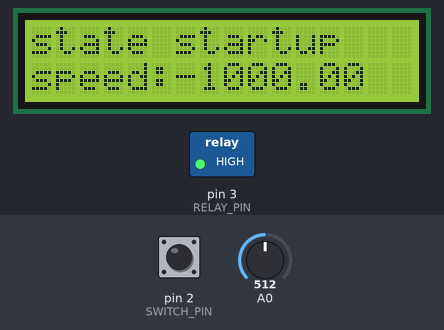
Bench run of a sketch on a simulated Arduino Uno, built with avr-gcc and run on an emulated ATmega328P. Shown: 16×2 character LCD, switched loads named in the sketch (green lamp = pin HIGH). The inputs (shaded band) are chosen by the test bench; at power-on: A0 = 512, pin 2 (SWITCH_PIN) HIGH.

Above: at 1.2 s.
1.3 s: A0 set to 64
At 2.7 s:
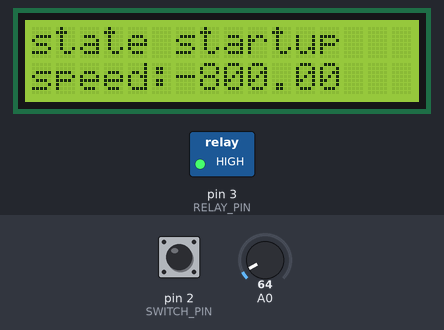
4.3 s: A0 set to 55
At 5.1 s:
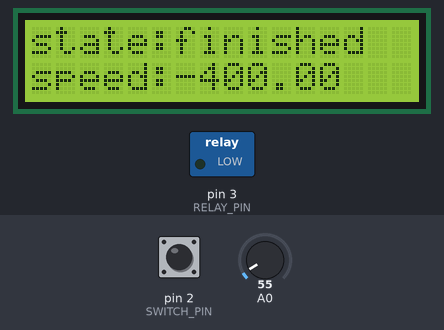
6.2 s: A0 set to 383
At 9.1 s:
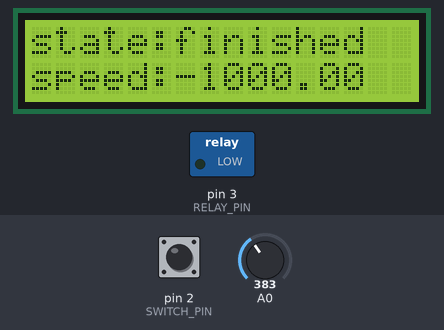
9.2 s: A0 set to 410
At 10.8 s:
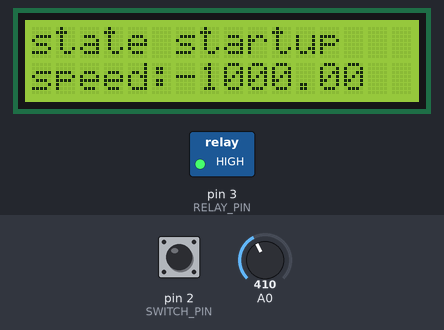
Timing chart, 0 to 12.3 s (numbered marks = the images above; inputs shaded):
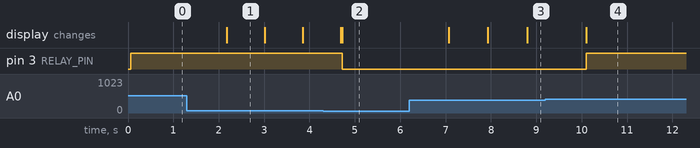

The sketch:

PET_fillament_machine.ino
```cpp
#include <Arduino.h>
#include <AccelStepper.h>
#include <LiquidCrystal.h>

//LCD pin to Arduino
const int pin_RS = 8;
const int pin_EN = 9;
const int pin_d4 = 4;
const int pin_d5 = 5;
const int pin_d6 = 6;
const int pin_d7 = 7;
const int pin_BL = 10;
LiquidCrystal lcd( pin_RS,  pin_EN,  pin_d4,  pin_d5,  pin_d6,  pin_d7); //instanta LCD
#define A_PIN 1 //analog A1
#define VOLTAGE 5

// stepper driver wires/pins setup
#define DIR 11
#define STEP 12

AccelStepper stepper(1,STEP,DIR); //instanta STEPPER

  float speed=-1000;
  int direction =1;

  int debounce_right = 0;
  int debounce_left = 0;
  int debounce_up = 0;
  int debounce_down = 0;
  int debounce_switch = 0;

// relay setup
#define SWITCH_PIN 2
#define RELAY_PIN 3

#define STATE_POWERON 1
#define STATE_SET_ISR 2
#define STATE_RUN 3
#define STATE_FINISHED 4
#define STATE_SETUP 5

int current_state = STATE_POWERON;

void setup() {
  stepper.setMaxSpeed(4000);
  lcd.begin(16, 2);

  pinMode(SWITCH_PIN, INPUT_PULLUP); //use interrupt in the future?
  pinMode(RELAY_PIN,OUTPUT);

  digitalWrite(RELAY_PIN, HIGH);
}

void statePoweron(){
  int x;
  x = analogRead(0);
  if( x < 60) { //right button
    if(debounceRight()){
      lcd.clear();
      current_state = STATE_RUN;

      lcd.setCursor(0, 0);
      lcd.print("state:running");
      lcd.setCursor(0, 1);
      lcd.print("speed:");
      lcd.print(speed);

      return;
    }
  }else if(x < 200){ //up button
    if(debounceUp()){
      lcd.clear();
      //change speed
      speed+=200;
    }
  }else if(x < 400){ //down button
    if(debounceDown()){
      lcd.clear();
      speed-=200;
    }
  }else if(x < 600){ //left button

  }else if(x < 800){ //select button
    //switch direction ? disable interrupt ?
  }else { //default
    //do nothing
  }
  stepper.stop();
  lcd.setCursor(0, 0);
  lcd.print("state startup");
  lcd.setCursor(0, 1);
  lcd.print("speed:");
  lcd.print(speed);
}

void stateRunning(){
  int x;
  x = analogRead(0);
  if( x < 60) { //right button

  }else if(x < 200){ //up button
    if(debounceUp()) {
      lcd.clear();
      speed+=100;
      stepper.setSpeed(speed);
      lcd.clear();
      lcd.print(speed);

    }
  }else if(x < 400){ //down button
    if(debounceDown()){
      lcd.clear();
      speed-=100;
      stepper.setSpeed(speed);
      lcd.clear();
      lcd.print(speed);
    }
  }else if(x < 600){ //left button

  }else if(x < 800){ //select button

  }else { //default
    //do nothing
  }

  if (digitalRead(SWITCH_PIN)){ //switch is "open"/ it's read value is 0
    if( debounceSwitch()){
      current_state = STATE_FINISHED;
      digitalWrite(RELAY_PIN, LOW);
      return;
    }
  }
  stepper.runSpeed();
}

void stateFinished(){
  int x;
  x = analogRead(0);
  if( x < 60) { //right button
    if(debounceRight()){
      lcd.clear();
      //current_state = STATE_RUN;
    }
  }else if(x < 200){ //up button
    if(debounceUp()){
      lcd.clear();
      //change speed
      speed+=200;
    }
    //speed up ?
  }else if(x < 400){ //down button
    if(debounceDown()){
      lcd.clear();
      speed-=200;
    }
  }else if(x < 600){ //left button
    if(debounceLeft()){
      lcd.clear();
      current_state = STATE_POWERON;
      digitalWrite(RELAY_PIN, HIGH);
      return;
    }
  }else if(x < 800){ //select button
    //switch direction ? disable interrupt ?
  }else { //default
    //do nothing
  }
  stepper.stop();
  lcd.setCursor(0, 0);
  lcd.print("state:finished");
  lcd.setCursor(0, 1);
  lcd.print("speed:");
  lcd.print(speed);
}

void loop() {
      switch(current_state){
        case STATE_POWERON:
          statePoweron();
          break;
        case STATE_RUN:
          stateRunning();
           break;
        case STATE_FINISHED:
          stateFinished();
          break;
        default:
          //do nothing
          break;
      }
}


int debounceUp(){
  if (debounce_up <200) {
    debounce_up++;
    return 0;
  } else {
    debounce_up = 0;
    return 1;
  }
}

int debounceRight(){
  if (debounce_up <200){
    debounce_up++;
    return 0;
  } else {
    debounce_up = 0;
    return 1;
  }
}

int debounceDown(){
  if (debounce_down <200){
    debounce_down++;
    return 0;
  } else {
    debounce_down = 0;
    return 1;
  }
}

int debounceLeft(){
  if (debounce_left <200){
    debounce_left++;
    return 0;
  } else {
    debounce_left = 0;
    return 1;
  }
}

int debounceSwitch(){
  if(debounce_switch < 200){
    debounce_switch++;
    return 0;
  }else {
    debounce_switch = 0;
    return 1;
  }
}

String getCurrentState(){ //not used
  if(current_state == STATE_POWERON )
  return "state:PowerOn";
  else if (current_state == STATE_RUN)
  return "state:Running";
  else if(current_state == STATE_FINISHED)
  return "state:Finished";
}
```

Measured:
- the behaviour switches between 60 and 59 on A0 (found by bisection; images 1 and 2)
- the behaviour switches between 399 and 400 on A0 (found by bisection; images 3 and 4)
- after the input at 1.3 s, the display: changes after 0.87 s (image 1)
- after the input at 4.3 s, pin 3 (RELAY_PIN): HIGH → LOW after 0.42 s; the display: first changes after 0.39 s (image 2 shows a later state)
- after the input at 6.2 s, the display: first changes after 0.87 s (image 3 shows a later state)
- after the input at 9.2 s, pin 3 (RELAY_PIN): LOW → HIGH after 0.90 s; the display: first changes after 0.90 s (image 4 shows a later state)
